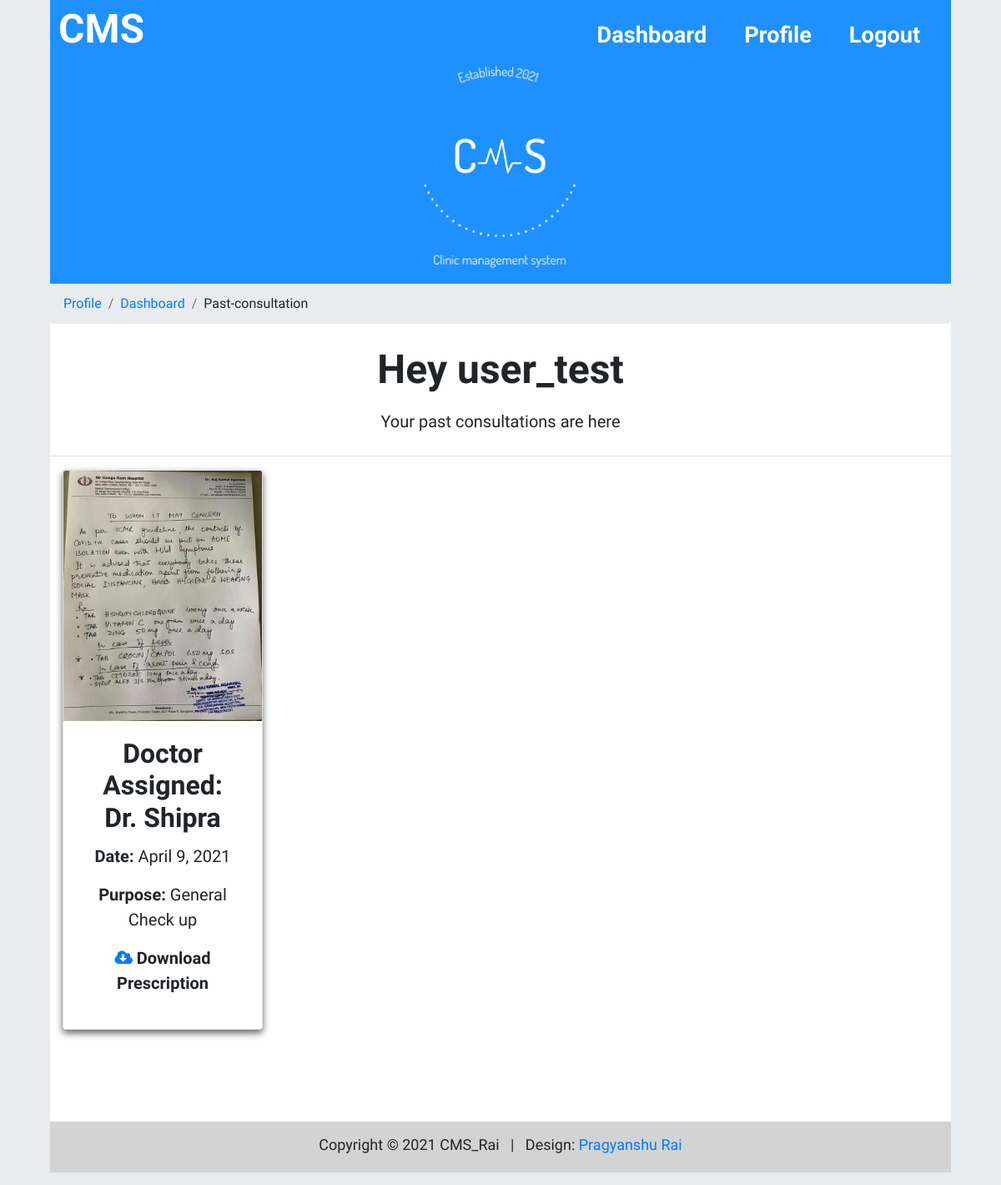
The app's page /past-consult/ (signed in) with its own data.
### cms/models.py (models this page shows, shortened)
class Details(models.Model):
    contact = models.ForeignKey(Contact, on_delete=models.CASCADE)
    doctor = models.ForeignKey(Doctor, on_delete=models.CASCADE)
    date_of_visit = models.DateField(auto_now_add=False, auto_now=False, blank=True)
    purpose = models.CharField(max_length=30, default="General Check up")
    detail = models.ImageField(null=True)

class Doctor(models.Model):
    name = models.CharField(max_length=80)
    age = models.CharField(max_length=4)
    gender = models.CharField(max_length=6, default="other")
    experience = models.CharField(max_length=4)
    domain = models.CharField(max_length=30)
    office_number = models.CharField(max_length=11)
    profile_pic = models.ImageField(null=True, default="null", upload_to="doctor_profile")
    """slots = models.CharField(max_length=7, default="")

    def set_slot(self, slot):

        self.slots=slot

    def add_slot(self, slot):

        self.slots=self.slots+slot"""

### cms/views.py (the view)
# urls.py: path('past-consult/', views.pastconsult, name='pastconsult'),
def pastconsult(request):
    global stuff
    modifySession(request)
    if request.user.is_authenticated == True:
        contact = Contact.objects.get(user=request.user)
        stuff['records'] = Details.objects.filter(contact=contact)
        return render(request, 'cms/pastconsult.html', stuff)
    return render(request, 'cms/forbid.html', stuff)

### cms/viewsUtil.py (called while the page is built)
def modifySession(request):
    if 'user' not in request.session:
        auth.logout(request)
        print("logout")
        return False
    request.session.modified = True
    return request

### templates/cms/pastconsult.html
{% extends 'cms/base.html' %}
{% load static %}
            {% block breadcrumbs %}
                {% if user.is_authenticated %}
                <li class="breadcrumb-item"><a href="{% url 'profile' %}">Profile</a></li>
                <li class="breadcrumb-item"><a href="{% url 'dashboard' %}">Dashboard</a></li>
                <li class="breadcrumb-item">Past-consultation</li>
                {% endif %}
            {% endblock %}
{% block main_block %}
   <main class="main-body">
	    <header class="row welcome-section">
            <div class="col-lg-12 text-center contain">
				<h1><strong>Hey {{user.first_name}}</strong></h1>
            </div>
            <div class="col-lg-1">
            </div>
            <div class="col-lg-10 text-center">
		    <p class="main-content">Your past consultations are here</p>
            </div>
            <div class="col-lg-1">
            </div>
	    </header>
        <hr />
		<div class="container-fluid">
            <div class="row text-center">
                {% if records|length < 1 %}
                    <div class="col-lg-12">
                        <div class="card pointer">
                            <img src="{% static 'cms/img/nodata.svg' %}" class="card-img-top gradient" height="400px"/>
                            <div class="card-body">
                                <p class="card-title pointer side-content" ><b>No Past Consultations!</b></p>
                            </div>
                        </div>
                    </div>
                {% else %}
                {% for record in records %}
                    <div class="col-lg-3 add-btm-margin">
                        <div class="card pointer">
                            <img src="{{ record.detail.url }}" class="card-img-top" height="300px;"/>
                        <div class="card-body">
                            <h2 class="card-title pointer" ><b>Doctor Assigned:<br/> {{record.doctor.name}}</b></h2>
                            <p class="card-text bio pointer" ><b>Date: </b>{{record.date_of_visit}}</p>
                            <p class="card-text bio pointer" ><b>Purpose: </b>{{record.purpose}}</p>
                            <p class="card-text bio pointer" ><b><a href="{{ record.detail.url }}" class="fa fa-cloud-download" download target="blank"></a> Download Prescription</b></p>
                        </div>
                        </div>
                    </div>
                {% endfor %}
                {% endif %}
            </div>
    <div class="space"></div>
    </main>
{% endblock %}

### static/cms/css/style.css (style rules this page uses)
html { scroll-behavior: smooth; background-color: #e9ecef; }
body { font-family: 'Ubuntu', sans-serif; }
.container-auto-mid { max-width: 90%; margin: 0 auto; }
h1 { font-size: 3rem; }
a { margin: 0 auto; }
.space { height: 40px; }
.add-btm-margin { margin-bottom: 20px; }
.welcome-section { margin-left: 1.5%; margin-right: 1.5%; width: 97%; margin-bottom: 10px; margin-top: 10px; }
.card { box-shadow: 0 4px 8px 0 #666; margin-bottom: 20px; height: 100%; transition: 0.3s; }
.pointer { cursor: pointer; }
.bio { font-size: 20px; }
.text-center { text-align: center; }
.main-content { margin: 10px; font-size: 20px; }
.main-body { margin-bottom: 10px; }

### records on screen
Details: detail (picture), doctor.name "Dr. Shipra", date_of_visit "April 9, 2021", purpose "General Check up"

### other values on screen
{{ user.first_name }} "user_test"
